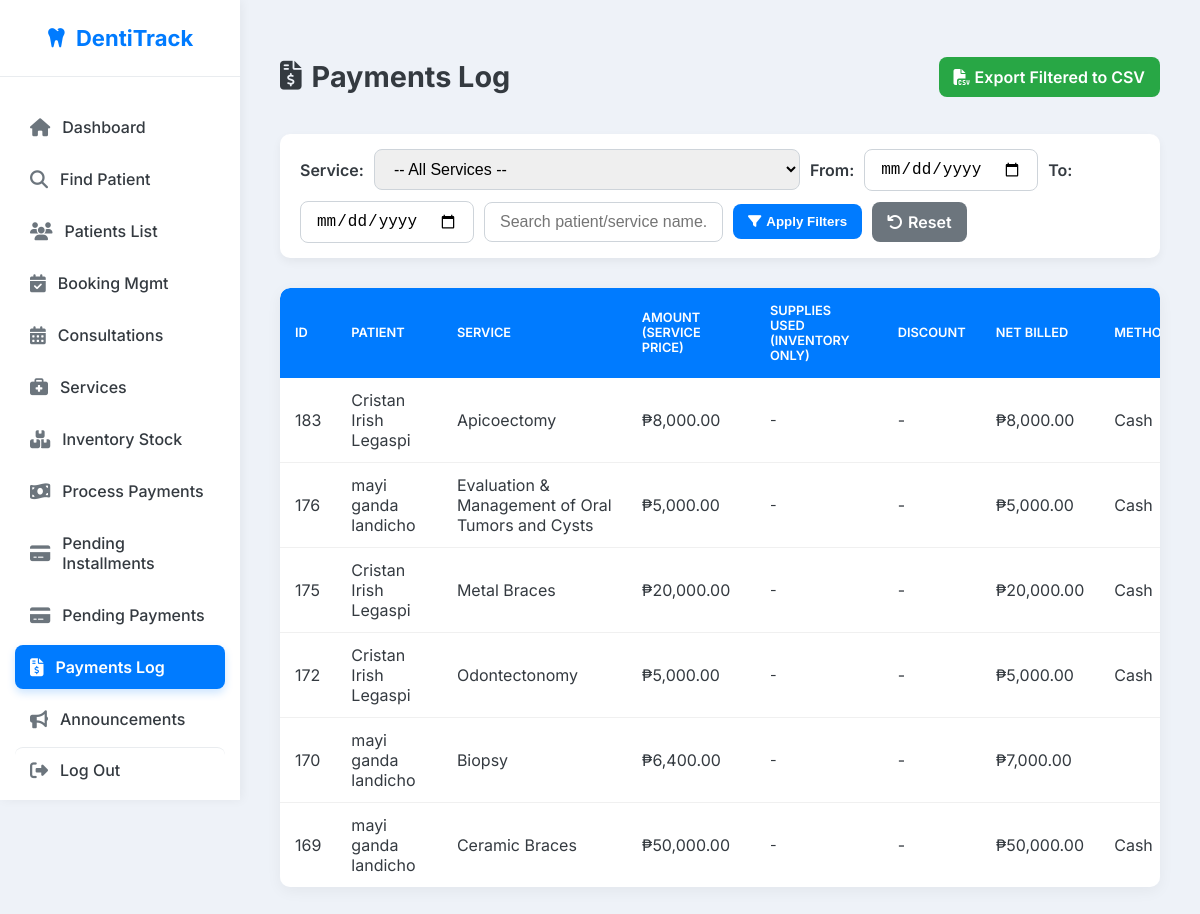
The page /secretary/payment_logs.php (signed in) on the database its author committed.
### tables this page shows
CREATE TABLE `payments` (
  `payment_id` int(11) NOT NULL,
  `user_id` int(11) DEFAULT NULL,
  `amount` decimal(10,2) NOT NULL,
  `payment_date` date NOT NULL,
  `created_at` timestamp NOT NULL DEFAULT current_timestamp(),
  `patient_id` int(11) NOT NULL,
  `service_id` int(11) DEFAULT NULL,
  `discount_type` varchar(20) DEFAULT 'none',
  `discount_amount` decimal(10,2) DEFAULT 0.00,
  `total_amount` decimal(10,2) DEFAULT 0.00,
  `supplies_used` text DEFAULT NULL,
  `payment_method` varchar(20) DEFAULT 'cash',
  `booking_option` varchar(50) DEFAULT NULL,
  `status` enum('pending','paid','completed','pending_installment') NOT NULL DEFAULT 'pending',
  `payment_option` enum('full','installment') DEFAULT 'full',
  `downpayment` decimal(10,2) DEFAULT 0.00,
  `installment_term` int(11) DEFAULT 1,
  `monthly_payment` decimal(10,2) DEFAULT 0.00,
  `appointment_id` int(11) DEFAULT NULL,
  `proof_image` varchar(255) DEFAULT NULL
);

CREATE TABLE `services` (
  `service_id` int(11) NOT NULL,
  `service_name` varchar(100) NOT NULL,
  `category` varchar(100) DEFAULT NULL,
  `description` text DEFAULT NULL,
  `price` decimal(10,2) NOT NULL,
  `duration` varchar(50) DEFAULT NULL,
  `image_path` varchar(255) DEFAULT NULL,
  `created_at` datetime DEFAULT current_timestamp(),
  `status` enum('active','inactive') DEFAULT 'active'
);

### secretary/payment_logs.php (the view, shortened to what this page needs)
<?php
include '../config/db_conn.php';
$conn->setAttribute(PDO::ATTR_ERRMODE, PDO::ERRMODE_EXCEPTION);
$search = $_GET['search'] ?? '';
$service_filter = $_GET['service_filter'] ?? '';
$start_date = $_GET['start_date'] ?? '';
$end_date = $_GET['end_date'] ?? '';
try {
    $sql = "
        SELECT p.payment_id, CONCAT(pt.first_name, ' ', pt.last_name) AS patient_name,
               s.service_name, p.amount, p.discount_type, p.discount_amount,
               p.total_amount, p.payment_method, p.supplies_used, p.created_at, p.service_id
        FROM payments p
        INNER JOIN patient pt ON p.patient_id = pt.patient_id
        LEFT JOIN services s ON p.service_id = s.service_id
    ";
    $params = [];
    $sql .= " ORDER BY p.created_at DESC";
    $stmt = $conn->prepare($sql);
    $stmt->execute($params);
    $payments = $stmt->fetchAll(PDO::FETCH_ASSOC);
} catch (Exception $e) {
    $error = "Failed to fetch payments: " . $e->getMessage();
}
?>
<!DOCTYPE html>
<html lang="en">
<head>
<link rel="stylesheet" href="https://cdnjs.cloudflare.com/ajax/libs/font-awesome/6.4.0/css/all.min.css" />
</head>
<body>
<div class="sidebar" id="sidebar">
    <div class="sidebar-header">
        <i class="fas fa-tooth"></i> DentiTrack
    </div>
    <nav class="sidebar-nav">
        <a href="secretary_dashboard.php"><i class="fas fa-home"></i> Dashboard</a>
        <a href="find_patient.php" ><i class="fas fa-search"></i> Find Patient</a>
        <a href="view_patients.php"><i class="fas fa-users"></i> Patients List</a>
        <a href="online_bookings.php"><i class="fas fa-calendar-check"></i> Booking Mgmt</a>
        <a href="appointments.php"><i class="fas fa-calendar-alt"></i> Consultations</a>
        <a href="services_list.php"><i class="fas fa-briefcase-medical"></i> Services</a>
        <a href="inventory.php"><i class="fas fa-boxes"></i> Inventory Stock</a>
        <a href="payments.php"><i class="fas fa-money-bill-wave"></i> Process Payments</a>
        <a href="pending_installments.php"><i class="fas fa-credit-card"></i> Pending Installments</a>
        <a href="pending_payments.php"><i class="fas fa-credit-card"></i> Pending Payments</a>
        <a href="payment_logs.php" class="active" ><i class="fas fa-file-invoice-dollar"></i> Payments Log</a>
        <a href="create_announcements.php"><i class="fas fa-bullhorn"></i> Announcements</a>
    </nav>
    <a href="logout.php" class="logout"><i class="fas fa-sign-out-alt"></i> Log Out</a>
</div>
<main class="main-content">
<header>
    <h1><i class="fas fa-file-invoice-dollar"></i> Payments Log</h1>
    <a href="export_payment_logs_csv.php?search=<?= urlencode($search) ?>&service_filter=<?= urlencode($service_filter) ?>&start_date=<?= urlencode($start_date) ?>&end_date=<?= urlencode($end_date) ?>" class="export-csv-btn">
        <i class="fas fa-file-csv"></i> Export Filtered to CSV
    </a>
</header>
<div class="filter-controls">
    <form class="search-form" method="GET" id="paymentLogForm">
        <label for="service_filter">Service:</label>
        <select name="service_filter" id="service_filter">
            <option value="all">-- All Services --</option>
        </select>
        <label for="start_date">From:</label>
        <input type="date" name="start_date" id="start_date" value="<?= htmlspecialchars($start_date) ?>">
        <label for="end_date">To:</label>
        <input type="date" name="end_date" id="end_date" value="<?= htmlspecialchars($end_date) ?>">
        <input type="text" name="search" id="search_input" placeholder="Search patient/service name..." value="<?= htmlspecialchars($search) ?>">
        <button type="submit" id="manual_filter_btn"><i class="fas fa-filter"></i> Apply Filters</button>
        <a href="payment_logs.php" class="reset-link-btn">
            <i class="fas fa-undo"></i> Reset
        </a>
    </form>
</div>
<div class="table-container">
    <table class="data-table">
        <thead>
            <tr>
                <th>ID</th>
                <th>Patient</th>
                <th>Service</th>
                <th>Amount (Service Price)</th>
                <th>Supplies Used (Inventory Only)</th>
                <th>Discount</th>
                <th>Net Billed</th>
                <th>Method</th>
            </tr>
        </thead>
        <tbody>
            <?php if (!empty($payments)): ?>
                <?php foreach ($payments as $p):
                    $supplies = json_decode($p['supplies_used'], true);
                ?>
                    <tr>
                        <td><?= htmlspecialchars($p['payment_id']) ?></td>
                        <td><?= htmlspecialchars($p['patient_name']) ?></td>
                        <td><?= htmlspecialchars($p['service_name'] ?? '-') ?></td>
                        <td>₱<?= number_format($p['amount'],2) ?></td>
                        <td class="supplies-list">
                            <?php
                                if (!empty($supplies) && $supplies !== '[]') {
                                    $list = [];
                                    foreach ($supplies as $s) {
                                        $list[] = htmlspecialchars($s['name']) . ' x' . intval($s['qty']) . ' ' . htmlspecialchars($s['unit'] ?? '');
                                    }
                                    echo implode('<br>', $list);
                                } else {
                                    echo '-';
                                }
                            ?>
                        </td>
                        <td>
                            <?php if (floatval($p['discount_amount']) > 0): ?>
                                <?= htmlspecialchars($p['discount_type']) ?> (₱<?= number_format($p['discount_amount'],2) ?>)
                            <?php else: ?>
                                -
                            <?php endif; ?>
                        </td>
                        <td>₱<?= number_format($p['total_amount'],2) ?></td>
                        <td><?= ucfirst($p['payment_method']) ?></td>
                    </tr>
                <?php endforeach; ?>
            <?php else: ?>
                <tr><td colspan="9" style="text-align:center; color: var(--text-light);">No payments found based on current filters.</td></tr>
            <?php endif; ?>
        </tbody>
    </table>
</div>
</main>
</body>
</html>

### secretary/payment_logs.php (style rules this page uses)
:root { --sidebar-width: 240px; --primary-blue: #007bff; --secondary-blue: #0056b3; --text-dark: #343a40; --text-light: #6c757d; --bg-page: #eef2f8; --widget-bg: #ffffff; --alert-red: #dc3545; --success-green: #28a745; --accent-orange: #ffc107; }
*,*::before,*::after { box-sizing:border-box; }
body { margin:0;padding:0;height:100%; font-family:'Inter', sans-serif; background:var(--bg-page);color:var(--text-dark); display:flex;min-height:100vh;overflow-x:hidden; scroll-behavior:smooth; }
a { text-decoration: none; color: inherit; }
button { cursor: pointer; }
.sidebar { width: var(--sidebar-width); background: var(--widget-bg); padding: 0; color: var(--text-dark); box-shadow: 2px 0 10px rgba(0,0,0,0.05); display: flex; flex-direction: column; position: fixed; height: 100vh; z-index: 1000; }
.sidebar-header { padding: 25px; text-align: center; margin-bottom: 20px; font-size: 22px; font-weight: 700; color: var(--primary-blue); border-bottom: 1px solid #e9ecef; display: flex; justify-content: center; align-items: center; gap: 10px; }
.sidebar-nav { flex-grow: 1; padding: 0 15px; overflow-y: auto; -ms-overflow-style: none; scrollbar-width: none; }
.sidebar a { display: flex; align-items: center; gap: 12px; padding: 12px 15px; margin: 8px 0; color: var(--text-dark); font-weight: 500; text-decoration: none; border-radius: 8px; transition: background-color 0.3s ease, color 0.3s ease; }
.sidebar a.active { background-color: var(--primary-blue); color: white; font-weight: 600; box-shadow: 0 4px 8px rgba(0, 123, 255, 0.2); }
.sidebar a i { font-size: 18px; color: var(--text-light); transition: color 0.3s ease; }
.sidebar a.active i { color: white; }
.sidebar .logout { margin-top: auto; border-top: 1px solid #e9ecef; padding: 12px 15px; margin: 8px 15px; border-radius: 8px; display: flex; align-items: center; gap: 12px; color: var(--text-dark); font-weight: 500; transition: background-color 0.3s ease, color 0.3s ease; }
.sidebar .logout i { color: var(--text-light); transition: color 0.3s ease; }
main.main-content { flex:1; margin-left:var(--sidebar-width); background:var(--bg-page); padding:40px; overflow-y:auto; }
header { display:flex;align-items:center;justify-content:space-between;margin-bottom:20px; }
header h1 { font-size:1.8rem; font-weight:700; color:var(--text-dark); display:flex; align-items:center; gap:10px; }
.filter-controls { display: flex; gap: 15px; align-items: center; background: var(--widget-bg); padding: 15px 20px; border-radius: 10px; box-shadow: 0 4px 10px rgba(0,0,0,0.05); margin-bottom: 30px; }
.search-form { display: flex; gap: 10px; align-items: center; flex-wrap: wrap; flex-grow: 1; }
.search-form input[type="text"], .search-form select, .search-form input[type="date"] { padding:10px 15px; border-radius:8px; border:1px solid #ced4da; font-weight:500; font-size: 1rem; transition: all 0.3s; }
.search-form label { font-weight: 600; color: var(--text-dark); }
.search-form button, .export-csv-btn { padding: 10px 15px; border: none; border-radius: 8px; background: var(--primary-blue); color: white; cursor: pointer; font-weight: 600; text-decoration: none; display: inline-flex; align-items: center; gap: 5px; transition: background-color 0.3s; }
.export-csv-btn { background:var(--success-green); }
.reset-link-btn { padding: 10px 15px; border-radius: 8px; background: #6c757d; color: white; text-decoration: none; font-weight: 600; display: inline-flex; align-items: center; gap: 5px; }
.table-container { background:var(--widget-bg); border-radius:10px; box-shadow:0 4px 15px rgba(0,0,0,0.05); overflow-x: auto; }
.data-table { width:100%;border-collapse:separate; border-spacing: 0; min-width: 1000px; }
.data-table th { padding:15px; text-align:left; background:var(--primary-blue); color:white; font-weight:600; text-transform:uppercase; font-size: 0.8rem; }
.data-table td { padding:12px 15px;text-align:left;border-bottom:1px solid #f0f0f0;font-weight:400;color:var(--text-dark); }
.data-table th:first-child { border-top-left-radius: 10px; }
.data-table tr:last-child td { border-bottom: none; }
.supplies-list { font-weight:500;font-size:0.9rem;color:var(--secondary-blue); }

### rows shown on the page
payments: payment_id "183", patient_name "Cristan Irish Legaspi", service.service_name "Apicoectomy", amount "8,000.00", total_amount "8,000.00", payment_method "Cash"
payments: payment_id "176", patient_name "mayi ganda landicho", service.service_name "Evaluation & Management of Oral Tumors and Cysts", amount "5,000.00", total_amount "5,000.00", payment_method "Cash"
payments: payment_id "175", patient_name "Cristan Irish Legaspi", service.service_name "Metal Braces", amount "20,000.00", total_amount "20,000.00", payment_method "Cash"
payments: payment_id "172", patient_name "Cristan Irish Legaspi", service.service_name "Odontectonomy", amount "5,000.00", total_amount "5,000.00", payment_method "Cash"
payments: payment_id "170", patient_name "mayi ganda landicho", service.service_name "Biopsy", amount "6,400.00", total_amount "7,000.00"
payments: payment_id "169", patient_name "mayi ganda landicho", service.service_name "Ceramic Braces", amount "50,000.00", total_amount "50,000.00", payment_method "Cash"
